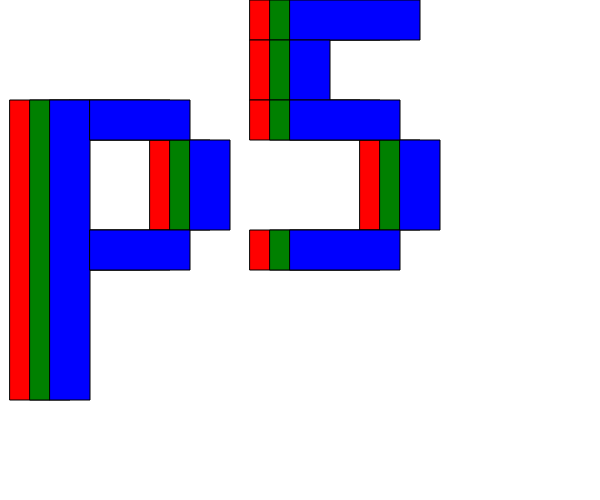
Frame 1 (no input)
Frame 60 (no input): identical to frame 1, image omitted
Frame 120 (the mouse pressed at the canvas centre since frame 60): identical to frame 1, image omitted

The p5.js sketch that drew this single still picture (run headless with seeded random() and noise() and a simulated clock; from frame 60 on, the mouse is pressed at the canvas centre):

// p5.js sketch
// ── sketch.js
// p5 rect
// Source: http://yining1023.github.io/p5PlayGround/
// https://www.w3schools.com/cssref/css_colors.asp

function setup() {
  // createCanvas(width, height)
  createCanvas(600, 500);

  const color_blue = 'blue';
  const color_red = 'red'
  const color_green = 'green';

  fill(color_red);
  translate(0, 0);
  draw_p();
  translate(240, 0);
  draw_5();

  fill(color_green);
  translate(-240 + 20, 0);
  draw_p();
  translate(240, 0);
  draw_5();

  fill(color_blue);
  translate(-240 + 20, 0);
  draw_p();
  translate(240, 0);
  draw_5();
}

function draw_p() {
  // rect(x, y, width, height)
  rect(10, 100, 40, 300);
  rect(50, 100, 100, 40);
  rect(50, 230, 100, 40);
  rect(150, 140, 40, 90);
}

function draw_5() {
  rect(10, 0, 130, 40);
  rect(10, 40, 40, 60);
  rect(10, 100, 110, 40);
  rect(120, 140, 40, 90);
  rect(10, 230, 110, 40);
}

function draw() {}
